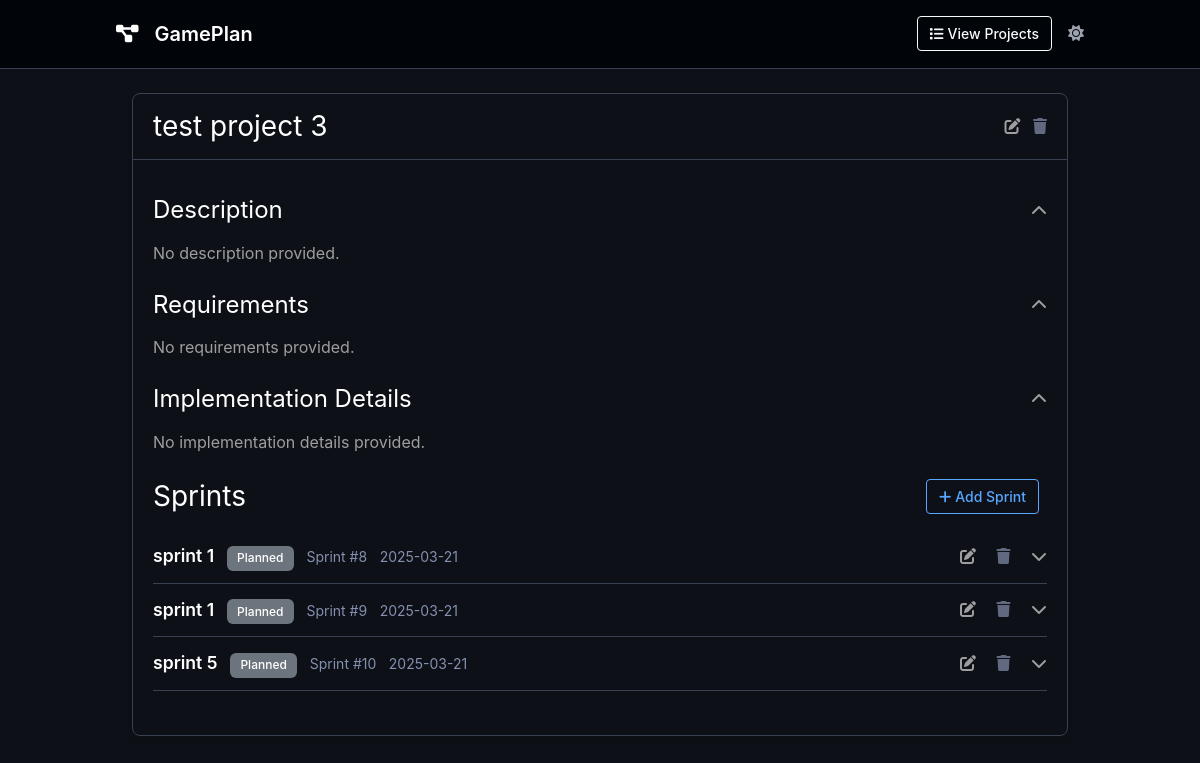
The app's page /project/3 with its own data.
### app/models/project.py (models this page shows, shortened)
class Project(db.Model):
    __tablename__ = 'projects'
    id = db.Column(db.Integer, primary_key=True)
    name = db.Column(db.String(100), nullable=False)
    description = db.Column(db.Text, nullable=True)
    requirements = db.Column(db.Text, nullable=True)
    implementation_details = db.Column(db.Text, nullable=True)
    created_at = db.Column(db.DateTime, default=datetime.utcnow)
    updated_at = db.Column(db.DateTime, default=datetime.utcnow, onupdate=datetime.utcnow)
    sprints = db.relationship('Sprint', backref='project', lazy='dynamic', cascade='all, delete-orphan')
    def get_sorted_sprints(self):
        from app.models import Sprint
        status_priority = {
            Sprint.STATUS_ACTIVE: 0,
            Sprint.STATUS_PLANNED: 1,
            Sprint.STATUS_COMPLETED: 2
        }
        return sorted(self.sprints.all(), key=lambda sprint: status_priority.get(sprint.status, 3))

### app/models/sprint.py (models this page shows, shortened)
class Sprint(db.Model):
    __tablename__ = 'sprints'
    STATUS_PLANNED = 'Planned'
    STATUS_ACTIVE = 'Active'
    STATUS_COMPLETED = 'Completed'
    VALID_STATUSES = [STATUS_PLANNED, STATUS_ACTIVE, STATUS_COMPLETED]
    id = db.Column(db.Integer, primary_key=True)
    name = db.Column(db.String(100), nullable=False)
    description = db.Column(db.Text, nullable=True)
    status = db.Column(db.String(20), default=STATUS_PLANNED)
    project_id = db.Column(db.Integer, db.ForeignKey('projects.id'), nullable=False)
    created_at = db.Column(db.DateTime, default=datetime.utcnow)
    updated_at = db.Column(db.DateTime, default=datetime.utcnow, onupdate=datetime.utcnow)
    tasks = db.relationship('Task', backref='sprint', lazy='dynamic', cascade='all, delete-orphan')
    issues = db.relationship('Issue', backref='sprint', lazy='dynamic', cascade='all, delete-orphan')

### app/routes/main_routes.py (the view)
@main_bp.route('/project/<int:project_id>')
def project_detail(project_id):
    project = Project.query.get_or_404(project_id)
    return render_template('project_detail.html', project=project)

### app.py (called while the page is built)
@app.context_processor
def inject_now():
    return {'now': datetime.utcnow()}

### app/utils/markdown_parser.py (called while the page is built, shortened)
def convert_markdown_to_html(text):
    if not text:
        return Markup("")

### app/templates/project_detail.html (shortened to what this page needs)
{% extends "base.html" %}
{% block content %}
<div id="projectsContainer" class="container mt-4">
    {% with projects=[project] %}
        {% include 'partials/projects_list.html' %}
    {% endwith %}
</div>
{% endblock %}

### app/templates/partials/projects_list.html (shortened to what this page needs)
{% if projects %}
    {% for project in projects %}
        <div class="card mb-4 project-card" data-project-id="{{ project.id }}">
            <div class="card-header d-flex justify-content-between align-items-center">
                <h3 class="mb-0 project-name">{{ project.name }}</h3>
                <div class="project-actions">
                    <span class="action-icon edit-project-btn me-2"
                          hx-get="/htmx/projects/{{ project.id }}/edit"
                          hx-target="#project-edit-form-container-{{ project.id }}"
                          hx-swap="innerHTML">
                        <i class="fas fa-edit"></i>
                    </span>
                    <span class="action-icon delete-project-btn"
                          hx-confirm="Are you sure you want to delete this project? This will also delete all sprints, tasks, and issues associated with this project."
                          hx-post="/htmx/projects/{{ project.id }}/delete"
                          hx-target="#projectsContainer"
                          hx-swap="innerHTML">
                        <i class="fas fa-trash"></i>
                    </span>
                </div>
            </div>
            <div class="card-body">
                <div x-data="{ descriptionOpen: true }">
                    <div class="d-flex justify-content-between align-items-center mb-3 cursor-pointer"
                         @click="descriptionOpen = !descriptionOpen">
                        <h4 class="mb-0">Description</h4>
                        <i class="fas" :class="descriptionOpen ? 'fa-chevron-up' : 'fa-chevron-down'"></i>
                    </div>
                    <div x-show="descriptionOpen" x-transition class="mb-4">
                        <p class="project-description">{{ project.description|markdown or 'No description provided.' }}</p>
                    </div>
                </div>
                <div x-data="{ requirementsOpen: true }">
                    <div class="d-flex justify-content-between align-items-center mb-3 cursor-pointer"
                         @click="requirementsOpen = !requirementsOpen">
                        <h4 class="mb-0">Requirements</h4>
                        <i class="fas" :class="requirementsOpen ? 'fa-chevron-up' : 'fa-chevron-down'"></i>
                    </div>
                    <div x-show="requirementsOpen" x-transition class="mb-4">
                        <p class="project-requirements">{{ project.requirements|markdown or 'No requirements provided.' }}</p>
                    </div>
                </div>
                <div x-data="{ implementationDetailsOpen: true }">
                    <div class="d-flex justify-content-between align-items-center mb-3 cursor-pointer"
                         @click="implementationDetailsOpen = !implementationDetailsOpen">
                        <h4 class="mb-0">Implementation Details</h4>
                        <i class="fas" :class="implementationDetailsOpen ? 'fa-chevron-up' : 'fa-chevron-down'"></i>
                    </div>
                    <div x-show="implementationDetailsOpen" x-transition class="mb-4">
                        <p class="project-implementation-details">{{ project.implementation_details|markdown or 'No implementation details provided.' }}</p>
                    </div>
                </div>
                <div class="mb-4">
                    <div class="d-flex justify-content-between align-items-center mb-3">
                        <h3 class="mb-0">Sprints</h3>
                        <button class="btn btn-sm btn-outline-primary me-2 add-sprint-btn"
                                hx-get="/htmx/sprints/form?project_id={{ project.id }}"
                                hx-target="#sprint-form-container-{{ project.id }}"
                                hx-swap="innerHTML">
                            <i class="fas fa-plus me-1"></i>Add Sprint
                        </button>
                    </div>
                    <div id="project-sprints-{{ project.id }}" class="sprints-container">
                        {% if project.get_sorted_sprints() %}
                            {% for sprint in project.get_sorted_sprints() %}
                                <div class="sprint-container"
                                     x-data="{
                                        sprintOpen: {% if sprint.status == 'Active' %}true{% else %}false{% endif %},
                                        tasksOpen: true,
                                        issuesOpen: true
                                     }">
                                    <div class="card-header d-flex justify-content-between align-items-center sprint-header cursor-pointer"
                                         @click="sprintOpen = !sprintOpen">
                                        <div>
                                            <span class="sprint-name">{{ sprint.name }}</span>
                                            <span class="badge
                                                {% if sprint.status == 'Planned' %}bg-secondary
                                                {% elif sprint.status == 'Active' %}bg-primary
                                                {% elif sprint.status == 'Completed' %}bg-success
                                                {% endif %}">{{ sprint.status }}</span>
                                            <small class="text-muted ms-2">Sprint #{{ sprint.id }}</small>
                                            <small class="text-muted ms-2">{{ sprint.created_at.strftime('%Y-%m-%d') if sprint.created_at else '' }}</small>
                                        </div>
                                        <div class="sprint-actions">
                                            <span class="action-icon edit-sprint-btn me-3"
                                                  hx-get="/htmx/sprints/{{ sprint.id }}/edit"
                                                  hx-target="#sprint-edit-form-container-{{ sprint.id }}"
                                                  hx-swap="innerHTML"
                                                  @click.stop="sprintOpen = true">
                                                <i class="fas fa-edit"></i>
                                            </span>
                                            <span class="action-icon delete-sprint-btn me-3"
                                                  hx-confirm="Are you sure you want to delete this sprint? This will also delete all tasks and issues in this sprint."
                                                  hx-post="/htmx/sprints/{{ sprint.id }}/delete"
                                                  hx-target="#project-sprints-{{ project.id }}"
                                                  hx-swap="outerHTML"
                                                  @click.stop>
                                                <i class="fas fa-trash"></i>
                                            </span>
                                            <i class="fas toggle-icon" :class="sprintOpen ? 'fa-chevron-up' : 'fa-chevron-down'"></i>
                                        </div>
                                    </div>
                                </div>
                            {% endfor %}
                        {% endif %}
                    </div>
                </div>
            </div>
        </div>
    {% endfor %}
{% endif %}

### app/static/css/style.css (style rules this page uses)
body { display: flex; flex-direction: column; min-height: 100vh; background-color: #f8f9fa; font-family: -apple-system, BlinkMacSystemFont, "Segoe UI", Roboto, Helvetica, Arial, sans-serif; line-height: 1.6; margin: 0; padding: 0; }
.container { max-width: 1000px !important; padding: 0 1rem !important; margin: 0 auto !important; }
#projectsContainer { margin-top: 1.5rem !important; }
.card-header { padding: 1rem 1.25rem; background-color: transparent; }
.card-body { padding: 1.25rem; }
.project-card { border-radius: 8px; box-shadow: 0 4px 6px rgba(0, 0, 0, 0.1); transition: transform 0.2s, box-shadow 0.2s; margin-bottom: 1.5rem; }
.project-card .badge { font-weight: 500; padding: 0.4rem 0.65rem; }
.project-card { transform: translateY(0px); box-shadow: 0 4px 6px rgba(0, 0, 0, 0.1); }
.project-card .card-header { border-top-left-radius: 8px; border-top-right-radius: 8px; }
.sprint-header { cursor: pointer; background-color: #f1f3f5; transition: background-color 0.2s; }
.sprint-header { background-color: #f1f3f5; }
.toggle-icon { transition: transform 0.3s; }
.sprint-header { cursor: pointer; }
.sprint-header .toggle-icon { transition: transform 0.2s ease; }
.btn { border-radius: 6px; font-weight: 500; padding: 0.5rem 1rem; transition: all 0.2s ease; }
.btn-sm { padding: 0.375rem 0.75rem; font-size: 0.875rem; border-radius: 4px; }
.text-muted { color: #6c757d; }

### app/static/css/modern-dark-theme.css (style rules this page uses)
:root { --gp-bg-dark: #0d1117; --gp-bg-darker: #010409; --gp-bg-lighter: #161b22; --gp-bg-sidebar: rgba(255, 255, 255, 0.05); --gp-text-primary: rgb(158, 158, 158); --gp-text-secondary: #9ca3af; --gp-text-muted: #858faf; --gp-text-bright: #fff; --gp-text-link: #fff; --gp-text-code: #fff; --gp-border-primary: #374151; --gp-border-table: #4b5563; --gp-primary: #58a6ff; --gp-success: #3fb950; --gp-warning: #d29922; --gp-danger: #f85149; --gp-border: #30363d; --gp-shadow: rgba(0, 0, 0, 0.3); --bs-body-bg: var(--gp-bg-dark); --bs-body-color: var(--gp-text-primary); --bs-primary: var(--gp-primary); --bs-border-color: var(--gp-border); --bs-link-color: var(--gp-text-link); --bs-link-hover-color: var(--gp-primary); }
body { background-color: var(--gp-bg-dark); color: var(--gp-text-primary); font-family: -apple-system, BlinkMacSystemFont, "Segoe UI", Roboto, Helvetica, Arial, sans-serif; line-height: 1.6; margin: 0; padding: 0; }
.container { max-width: 1000px !important; padding: 0 1rem !important; margin: 0 auto !important; }
h1, h2, h3, h4, h5, h6 { color: var(--gp-text-bright); font-weight: 400; margin-bottom: .5rem; line-height: 1.2; }
p { margin-bottom: 1.2rem; }
.dark-mode { color-scheme: dark; }
.card { background-color: transparent; border: 1px solid var(--gp-border-primary); border-radius: 8px; margin-bottom: 1.5rem; }
.card-header { background-color: transparent; border-bottom: 1px solid var(--gp-border-primary); padding: 1rem 1.25rem; }
.card-body { padding: 1.25rem; }
.badge { font-weight: 500; padding: 0.4rem 0.65rem; }
.project-card { border-bottom: 1px solid var(--gp-border-primary); margin-bottom: 2rem; }
.sprint-header { background-color: transparent; border-bottom: 1px solid var(--gp-border-primary); padding: 0.75rem 0; }
.sprint-name { font-size: 1.1rem; font-weight: 600; margin-right: 0.5rem; color: var(--gp-text-bright) }
.btn-outline-primary { color: var(--gp-primary); border-color: var(--gp-primary); }
.btn-link.text-danger, .delete-project-btn, .delete-sprint-btn, .delete-task-btn, .delete-issue-btn { color: var(--gp-text-muted) !important; opacity: 0.7; border-color: transparent; }
.text-muted { color: var(--gp-text-muted) !important; }
.cursor-pointer { cursor: pointer; }
.btn-primary i.fas, .btn-outline-primary i.fas, .btn-secondary i.fas, .btn-outline-secondary i.fas { color: inherit; }

### records on screen
Project: name "test project 3", description "No description provided.", requirements "No requirements provided.", implementation_details "No implementation details provided."
Sprint: name "sprint 1", status "Planned", id "8", created_at "2025-03-21"
Sprint: name "sprint 1", status "Planned", id "9", created_at "2025-03-21"
Sprint: name "sprint 5", status "Planned", id "10", created_at "2025-03-21"
